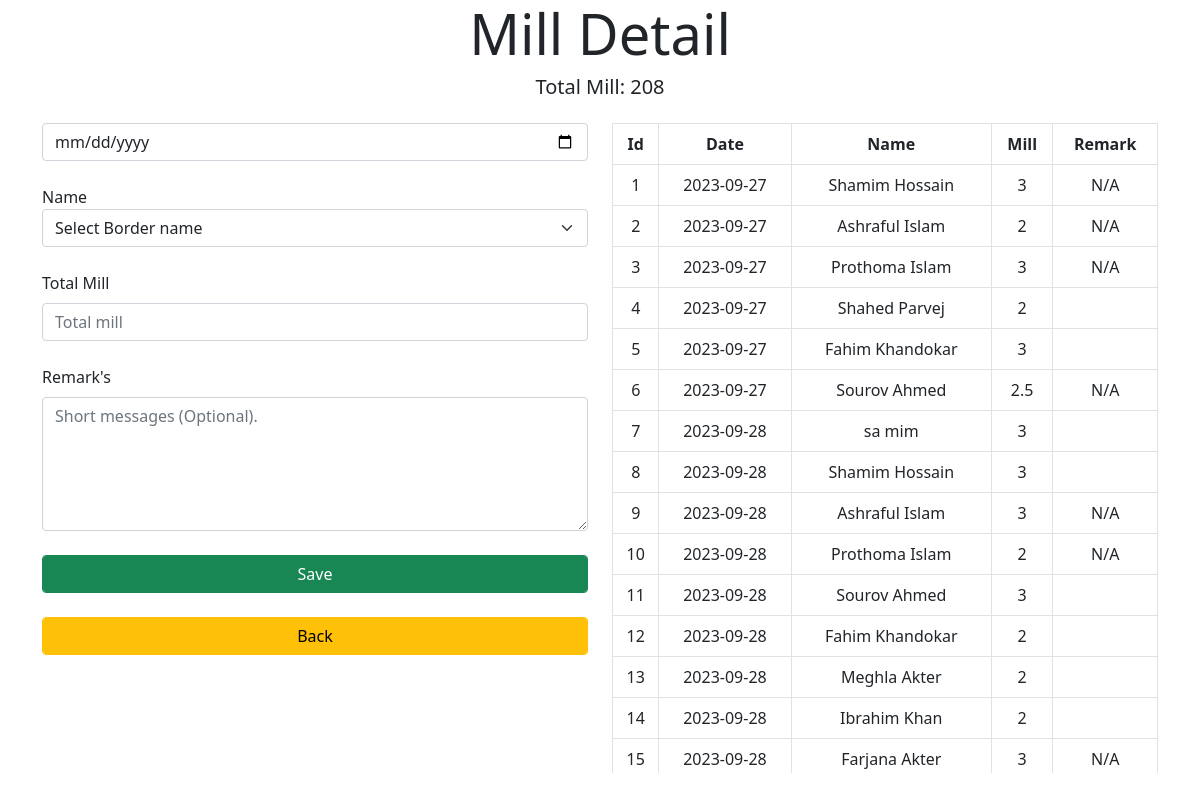
/dmtdb/milDetail.php, run on the app's committed database.
### tables this page shows
CREATE TABLE `tb_milldetail` (
  `Id` int(11) NOT NULL,
  `Date` date NOT NULL,
  `Name` varchar(250) NOT NULL,
  `Mill` float NOT NULL,
  `Remark` varchar(250) NOT NULL
);

### dmtdb/milDetail.php (the view, shortened to what this page needs)
<?php include 'dmtdb.php' ?>
<!DOCTYPE html>
<html lang="en">
<head>
    <link href="https://cdn.jsdelivr.net/npm/bootstrap@5.0.2/dist/css/bootstrap.min.css" rel="stylesheet">
</head>
<body>
<section>
    <div class="container">
        <div class="row text-center">
            <div class="col mT-4">
                <h3 class="display-4">Mill Detail</h3>
            </div>
        </div>
        <h5>
            <div class="text-center">
                <?php
                    $totalMill = "SELECT sum(Mill) FROM `tb_milldetail`";
                    $sumResult = $conn->query($totalMill);
                    while($row = mysqli_fetch_array($sumResult))
                    {
                        echo"Total Mill: ".$row['sum(Mill)'];
                    }
                ?>
            </div>
        </h5>
    </div>
</section>
<section>
    <div class="container my-4">
        <div class="row">
            <div class="col-md-6">
                <form action="milDetailBack.php" method="POST">
                <div class="form-group">
                    <input type="date" required name="dtpDate" class="form-control">
                </div><br>
                <div class="form-group">
                    <label for="name" class="from-label">Name</label><br>
                    <select name="cbxName" required id="name" class="form-select">
                        <option selected disabled>Select Border name</option>
                    </select>
                </div><br>
                <div class="form-group">
                    <label for="mil"  class="form-label">Total Mill</label>
                    <input type="float" name="txtMil" required class="form-control" placeholder="Total mill" >
                </div><br>
                <div class="form-group">
                <label for="remark" class="form-label">Remark's</label>
                <textarea name="txtRemark" id="remark" cols="30" rows="5" placeholder="Short messages (Optional)." class="form-control"></textarea>
                </div>
                <div class="form-group">
                    <input type="submit" class="btn btn-success form-control mt-4" value="Save">
                    <a href="index.php"><input class="btn btn-warning form-control mt-4" name="btnSave" value="Back"></a>
                </div>
                </form>
            </div>
            <div class="col-md-6 overflow-auto text-center " style="max-width: 100%; max-height: 650px;">
                <table class="table table-bordered text-center">
                    <thead>
                        <th>Id</th>
                        <th>Date</th>
                        <th>Name</th>
                        <th>Mill</th>
                        <th>Remark</th>
                    </thead>
                    <tbody>
                        <?php
                        $sqlShow = "SELECT * FROM `tb_milldetail`";
                        $sqlResult = $conn->query($sqlShow);
                        while($row = $sqlResult->fetch_assoc())
                        {
                            echo"
                            <tr>
                                <td>".$row["Id"]."</td>
                                <td>".$row["Date"]."</td>
                                <td>".$row["Name"]."</td>
                                <td>".$row["Mill"]."</td>
                                <td>".$row["Remark"]."</td>
                            </tr>
                            ";
                        }
                        ?>
                    </tbody>
                </table>
            </div>
        </div>
    </div>
</section>
</body>
</html>

### data on the page
tb_milldetail: Id "1", Date "2023-09-27", Name "Shamim Hossain", Mill "3", Remark "N/A"
tb_milldetail: Id "2", Date "2023-09-27", Name "Ashraful Islam", Mill "2", Remark "N/A"
tb_milldetail: Id "3", Date "2023-09-27", Name "Prothoma Islam", Mill "3", Remark "N/A"
tb_milldetail: Id "4", Date "2023-09-27", Name "Shahed Parvej", Mill "2"
tb_milldetail: Id "5", Date "2023-09-27", Name "Fahim Khandokar", Mill "3"
tb_milldetail: Id "6", Date "2023-09-27", Name "Sourov Ahmed", Mill "2.5", Remark "N/A"
tb_milldetail: Id "7", Date "2023-09-28", Name "sa mim", Mill "3"
tb_milldetail: Id "8", Date "2023-09-28", Name "Shamim Hossain", Mill "3"
tb_milldetail: Id "9", Date "2023-09-28", Name "Ashraful Islam", Mill "3", Remark "N/A"
tb_milldetail: Id "10", Date "2023-09-28", Name "Prothoma Islam", Mill "2", Remark "N/A"
tb_milldetail: Id "11", Date "2023-09-28", Name "Sourov Ahmed", Mill "3"
tb_milldetail: Id "12", Date "2023-09-28", Name "Fahim Khandokar", Mill "2"
tb_milldetail: Id "13", Date "2023-09-28", Name "Meghla Akter", Mill "2"
tb_milldetail: Id "14", Date "2023-09-28", Name "Ibrahim Khan", Mill "2"
tb_milldetail: Id "15", Date "2023-09-28", Name "Farjana Akter", Mill "3", Remark "N/A"

### other printed values
$row['sum(Mill)'] "208"
